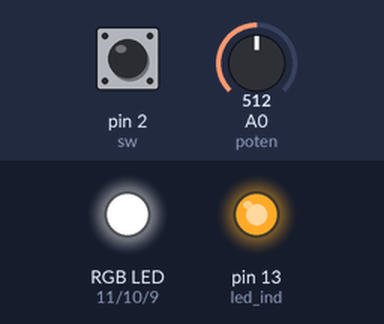
Simulated run of this sketch. Board: Arduino Uno, built with avr-gcc and run on an emulated ATmega328P. Parts: an RGB LED mixed from three pins (HIGH = lit), output pins drawn as LEDs (lit = HIGH). Dashed ring = blinking. The inputs (shaded band) are chosen by the test bench; at power-on: pin 2 (sw) HIGH, A0 (poten) = 512. What the sketch prints to the serial monitor is not drawn.

Above: at 1.2 s.
1.3 s: pin 2 (sw) pulled LOW for 3.2 s
At 3.48 s:
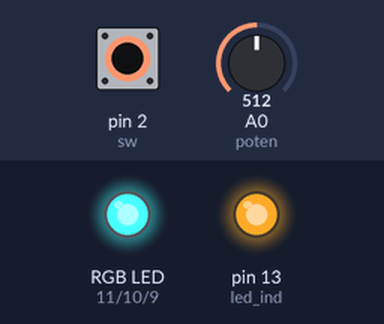
6.0 s: A0 (poten) set to 716
At 6.31 s:
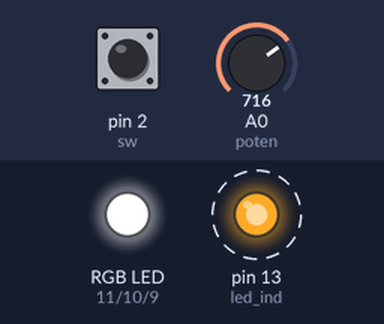
9.0 s: A0 (poten) set to 900
At 9.34 s:
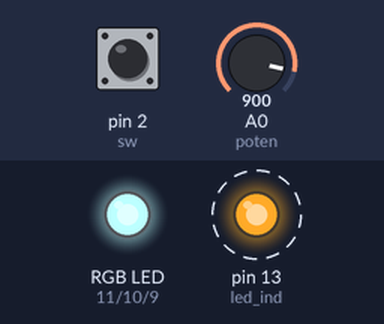
12.0 s: A0 (poten) set to 511
At 12.27 s:
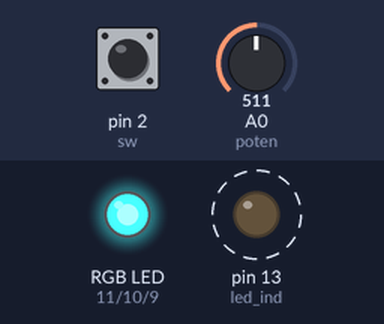
15.0 s: pin 2 (sw) pulled LOW for 0.15 s
At 15.2 s:
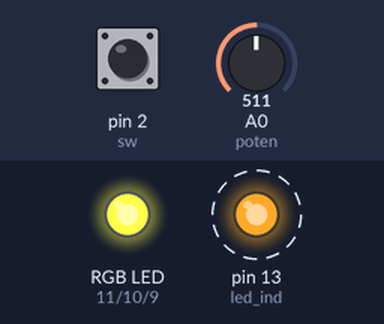
18.0 s: pin 2 (sw) pulled LOW for 1 s
At 18.24 s:
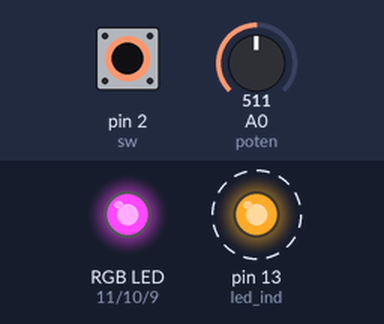
Timing chart, 0 to 22.0 s (numbered marks = the images above; inputs shaded):
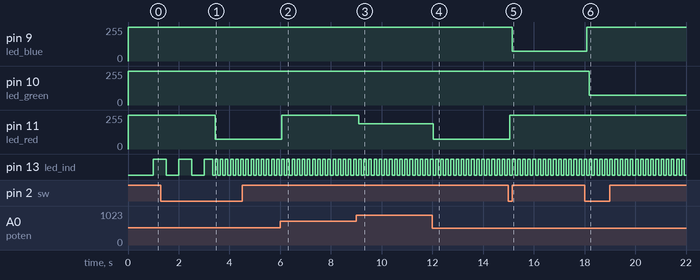

Measured:
- after the input at 1.3 s, pin 11 (led_red): 255/255 → 72/255 after 2.1 s
- after the input at 6.0 s, pin 11 (led_red): 72/255 → 254/255 after 0.06 s
- after the input at 9.0 s, pin 11 (led_red): 254/255 → 188/255 after 0.09 s
- after the input at 12.0 s, pin 11 (led_red): 188/255 → 72/255 at once
- after the input at 15.0 s, pin 9 (led_blue): 255/255 → 72/255 after 0.16 s; pin 11 (led_red): 72/255 → 255/255 after 0.06 s
- after the input at 18.0 s, pin 9 (led_blue): 72/255 → 255/255 after 0.09 s; pin 10 (led_green): 255/255 → 72/255 after 0.19 s

The sketch:

_07_automaton.ino
```cpp
// (licence header left out)
// States of the control automaton
typedef enum {
  state_idle,
  state_set_color,
  state_enter_config,
  state_config_red,
  state_config_blue,
  state_config_green,
} control_state;


//**** Global variables used for global parameters
// Inputs :
int poten = A0; // Potentiometer
int sw = 2; // User button
// Ouputs :
int led_ind = 13;   // Arduino LED
int led_blue = 9;   // RGB LEDs
int led_green = 10; //    "
int led_red = 11;   //    "
// Shared variables
boolean alive_state = false;
volatile boolean button_pressed = false;  // These variables need to be volatile
volatile boolean button_released = false; // to be changed in the interrupt handle
control_state state;
int red_int = 255;
int blue_int = 255;
int green_int = 255;
// Program parameters
unsigned long control_period = 100;
unsigned long config_press_time = 2000;
unsigned long alive_period = 500;

#define DEBOUNCE_TIME 10

// Interrupts handle
void button_interrupt_handle() {
  // This function is called whenever the button changes state it should be as quick as possible.
  static unsigned long last_event = 0;

  // Detect button pressed == falling edge on the pin
  if (millis() - last_event > DEBOUNCE_TIME && digitalRead(sw) == LOW) {
    button_pressed = true;
  } else {
    if (millis() - last_event > DEBOUNCE_TIME) {
      // Detect button released == rising edge on the pin
      button_released = true;
    }
  }
  last_event = millis();
}

// This function is called one time when the arduino starts
void setup() {
  // Set output pins as outputs
  pinMode(led_ind, OUTPUT);
  pinMode(led_blue, OUTPUT);
  pinMode(led_green, OUTPUT);
  pinMode(led_red, OUTPUT);

  // Set default values for outputs (all LEDs OFF)
  digitalWrite(led_ind, LOW);
  digitalWrite(led_blue, HIGH);
  digitalWrite(led_red, HIGH);
  digitalWrite(led_green, HIGH);

  // Attach handles to interrupt sources
  attachInterrupt(0, button_interrupt_handle, CHANGE);

  // Open the serial link at 115200 bps
  Serial.begin(115200);
  // Be polite
  Serial.println("Hello, I'm waking up... and you ?");

  // Set initial state
  state = state_set_color;
}

// This function is called continuously when the arduino runs
void loop() {
  i_m_alive_loop();
  control_loop();
}

// Simple task to indicate that the code is not stuck somewhere
void i_m_alive_loop() {
  // This static variable will keep its value between different calls to this function
  //  but like all local variables won't be accessible from the outside of this function.
  static unsigned long last_time = 0;

  // Get the number of milliseconds ellapsed since the start of the arduino
  unsigned long cur_time = millis();

  // Only do something if a sufficient amount of time has passed by
  //  (and don't block the program to wait if not)
  if (cur_time - last_time > alive_period) {
    // Things to do periodically
    if (alive_state) {
      digitalWrite(led_ind, HIGH);
    } else {
      digitalWrite(led_ind, LOW);
    }
    alive_state = !alive_state;

    // Keep track of the last time the task was executed
    last_time = cur_time;
  }
}

// Main task
void control_loop() {
  // This static variable will keep its value between different calls to this function
  //  but like all local variables won't be accessible from the outside of this function.
  static unsigned long last_time = 0;

  // Get the number of milliseconds ellapsed since the start of the arduino
  unsigned long cur_time = millis();

  // To keep track of timings
  static unsigned long btn_pressed_at;

  // Only do something if a sufficient amount of time has passed by
  //  (and don't block the program to wait if not)
  if (cur_time - last_time > control_period) {
    switch(state) {
      case state_idle:
          // If the button is pressed, keep note of the current
          // time and wait for the release
          if (button_pressed) {
            state = state_enter_config;
            button_pressed = false;
            button_released = false;
            btn_pressed_at = cur_time;
          } else {
            // Ack a previous release
            if (button_released) {
              button_released = false;
            }
          }
        break;
      case state_set_color:
        // Set correct LED color and go to idle state
        analogWrite(led_red, red_int);
        analogWrite(led_blue, blue_int);
        analogWrite(led_green, green_int);
        state = state_idle;
        break;
      case state_enter_config:
        // Go to config mode if the button stayed pressed for long enough
        if (cur_time - btn_pressed_at >= config_press_time) {
          // Stop every LED before going to config mode
          analogWrite(led_red, 255);
          analogWrite(led_blue, 255);
          analogWrite(led_green, 255);
          state = state_config_red;
          alive_period = 100;
        } else {
          if (button_released) {
            state = state_idle;
            button_released = false;
          }
        }
        break;
      case state_config_red:
        // Set the red intensity according to the potentiometer
        red_int = 255-((long)analogRead(poten))*255/710;
        analogWrite(led_red, red_int);
        // Go to next config if the button is pressed
        if (button_pressed) {
          button_pressed = false;
          analogWrite(led_red, 255);
          state = state_config_blue;
        }
        break;
      case state_config_blue:
        // Set the blue intensity according to the potentiometer
        blue_int = 255-((long)analogRead(poten))*255/710;
        analogWrite(led_blue, blue_int);
        // Go to next config if the button is pressed
        if (button_pressed) {
          button_pressed = false;
          analogWrite(led_blue, 255);
          state = state_config_green;
        }
        break;
      case state_config_green:
        // Set the green intensity according to the potentiometer
        green_int = 255-((long)analogRead(poten))*255/710;
        analogWrite(led_green, green_int);
        // Exit config mode if button is pressed
        if (button_pressed) {
          button_pressed = false;
          analogWrite(led_green, 255);
          state = state_set_color;
          alive_period = 500;
        }
        break;
      default:
        state = state_set_color;
        break;
    }

    last_time = cur_time;
  }
}
```
